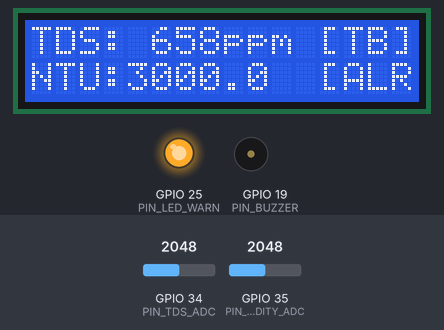
Recording of a sketch running on a simulated ESP32. Shown: 16×2 character LCD, output pins drawn as LEDs (lit = HIGH), buzzer (waves = sounding, pin HIGH). The inputs (shaded band) are chosen by the test bench; at power-on: GPIO 35 (PIN_TURBIDITY_ADC) = 2048, GPIO 34 (PIN_TDS_ADC) = 2048 (analog values on the 0–4095 scale). WiFi joins after 1.5 s; servers stay silent unless stated; uploads are accepted with an empty reply; what the sketch prints to the serial monitor is not drawn.

Above: at 6.8 s.
6.9 s: GPIO 35 (PIN_TURBIDITY_ADC) set to 3287
At 9.8 s:
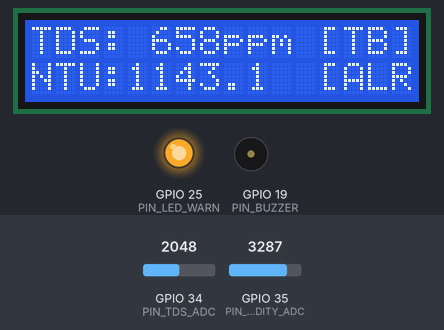
9.9 s: GPIO 35 (PIN_TURBIDITY_ADC) set to 3358
At 12.3 s:
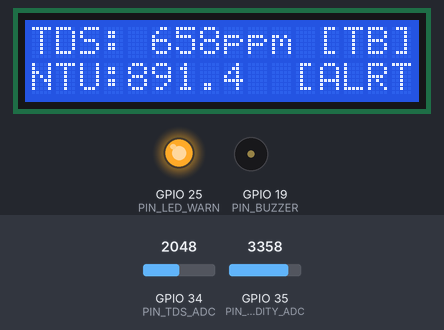
12.9 s: GPIO 35 (PIN_TURBIDITY_ADC) set to 3433
At 15.7 s:
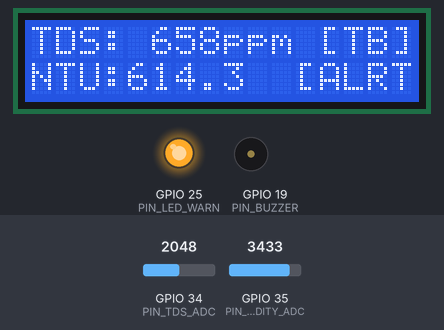
15.9 s: GPIO 35 (PIN_TURBIDITY_ADC) set to 3537
At 17.2 s:
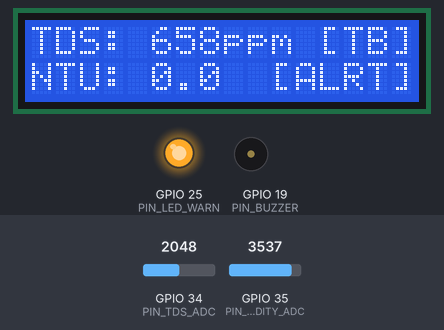
18.9 s: GPIO 34 (PIN_TDS_ADC) set to 1720
At 20.7 s:
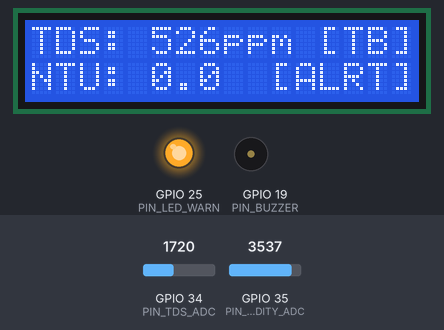
21.9 s: GPIO 34 (PIN_TDS_ADC) set to 1597
At 23.5 s:
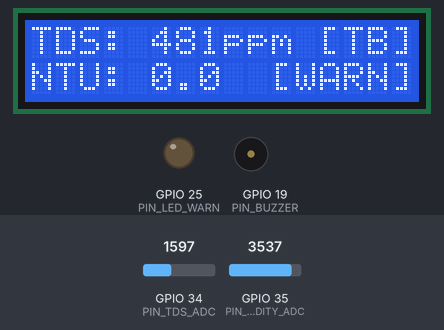
Timing chart, 0 to 25.9 s (numbered marks = the images above; inputs shaded):
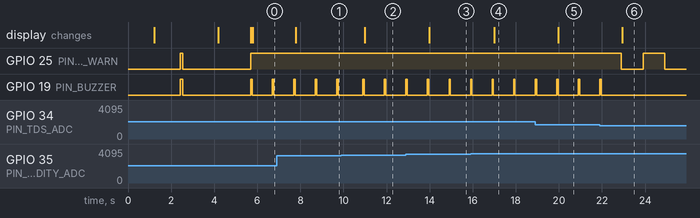

Measured:
- the behaviour switches between 3328 and 3329 on GPIO 35 (PIN_TURBIDITY_ADC) (found by bisection; images 1 and 2)
- the behaviour switches between 3498 and 3499 on GPIO 35 (PIN_TURBIDITY_ADC) (found by bisection; images 3 and 4)
- the behaviour switches between 1650 and 1649 on GPIO 34 (PIN_TDS_ADC) (found by bisection; images 5 and 6)
- after the input at 6.9 s, the display: changes after 0.88 s (image 1)
- after the input at 9.9 s, the display: changes after 1.1 s (image 2)
- after the input at 12.9 s, the display: changes after 1.1 s (image 3)
- after the input at 15.9 s, the display: changes after 1.1 s (image 4)
- after the input at 18.9 s, the display: changes after 1.1 s (image 5)
- after the input at 21.9 s, GPIO 25 (PIN_LED_WARN): HIGH → LOW after 1.0 s, → HIGH 1.0 s later, → LOW 1.0 s later; GPIO 19 (PIN_BUZZER): goes on until 22.0 s, then stays LOW; the display: changes after 1.0 s (image 6)

The sketch:

WaterQualityNode.ino
```cpp
/**
 * =========================================================================================
 * Project: IoT-Based Water Quality Monitoring & Early-Warning System (Refined & Bulletproof)
 * Target MCU: ESP32 (NodeMCU-32S / ESP32-WROOM-32)
 * Core Sensors: Analog TDS (GPIO 34), Analog Turbidity (GPIO 35 via 10k/22k divider)
 * Local Output: 16x2 I2C LCD (Auto-detects 0x27/0x3F), Red Alert LED (GPIO 25), Buzzer (GPIO 19 via 2N2222)
 * Cloud: ThingsBoard Community (demo.thingsboard.io)
 * Device ID: 81383a60-bb11-11f1-9681-6110e8f55c0f
 * Access Token: srod8p832i6y1eh2cgn2
 * =========================================================================================
 */

#include <Wire.h>
#include <LiquidCrystal_I2C.h>
#include <WiFi.h>
#include <HTTPClient.h>

// =========================================================================================
// 1. HARDWARE PIN DEFINITIONS
// =========================================================================================
#define PIN_TDS_ADC        34      // ADC1_CH6 (TDS sensor analog output)
#define PIN_TURBIDITY_ADC  35      // ADC1_CH7 (Turbidity analog output via 10k/22k divider)
#define PIN_LED_WARN       25      // Red Warning LED (via 220R)
#define PIN_BUZZER         19      // Buzzer Driver (via 1k to 2N2222 base)

#define I2C_SDA_PIN        21      // Hardware I2C SDA
#define I2C_SCL_PIN        22      // Hardware I2C SCL

// Dynamic LCD pointer (allows auto-detection of 0x27 or 0x3F)
LiquidCrystal_I2C* lcd = nullptr;
uint8_t lcdI2CAddress = 0x27;       // Default, will be auto-scanned in setup

// =========================================================================================
// 2. WI-FI & THINGSBOARD CLOUD CONFIGURATION
// =========================================================================================
// IMPORTANT: ESP32 only connects to 2.4 GHz Wi-Fi (NOT 5 GHz).
// If using phone hotspot, ensure "Maximize Compatibility" (2.4 GHz) is turned ON.
const char* WIFI_SSID           = "YOUR_WIFI_SSID";       // <-- REPLACE WITH YOUR WI-FI / HOTSPOT NAME
const char* WIFI_PASSWORD       = "YOUR_WIFI_PASSWORD";   // <-- REPLACE WITH YOUR WI-FI PASSWORD

// Pre-configured with your exact ThingsBoard details:
const char* TB_SERVER           = "http://demo.thingsboard.io";
const char* TB_ACCESS_TOKEN     = "srod8p832i6y1eh2cgn2";

// =========================================================================================
// 3. OPERATIONAL & CALIBRATION CONSTANTS
// =========================================================================================
const int   SAMPLE_COUNT            = 30;     // Multisampling noise filter
const float TURBIDITY_DIVIDER_RATIO = (22.0f + 10.0f) / 22.0f; // 10k/22k divider reconstruction ~1.4545
const float DEFAULT_TEMPERATURE     = 25.0f;  // Standard reference baseline
const float TDS_CALIBRATION_FACTOR  = 0.5f;   // Standard EC to TDS conversion

// Screening Thresholds (IS 10500:2012 / WHO)
const float TDS_ACCEPTABLE_MAX      = 300.0f; // ppm
const float TDS_PERMISSIBLE_MAX     = 500.0f; // ppm
const float TURB_ACCEPTABLE_MAX     = 1.0f;   // NTU
const float TURB_PERMISSIBLE_MAX    = 5.0f;   // NTU

// Non-blocking Timing Loops
const unsigned long SENSOR_INTERVAL_MS = 1000; // Refresh LCD & sensors every 1 second
const unsigned long CLOUD_INTERVAL_MS  = 5000; // Upload to ThingsBoard every 5 seconds
const unsigned long WIFI_RETRY_MS      = 10000;// Retry Wi-Fi reconnect every 10 seconds

unsigned long lastSensorTime = 0;
unsigned long lastCloudTime  = 0;
unsigned long lastWifiRetry  = 0;

// =========================================================================================
// 4. DATA STRUCTURES & SYSTEM STATE
// =========================================================================================
enum WaterQualityStatus {
  STATUS_SAFE,
  STATUS_CAUTION,
  STATUS_ALERT
};

struct WaterMetrics {
  float tdsVoltage;
  float tdsPpm;
  float turbVoltage;
  float turbNtu;
  WaterQualityStatus status;
} metrics;

// =========================================================================================
// 5. FUNCTION DECLARATIONS
// =========================================================================================
void initHardware();
uint8_t scanI2CAddress();
void initLCDAuto();
void maintainWiFiConnection();
void readTDS();
void readTurbidity();
void evaluateThresholds();
void handleAlertOutputs();
void updateLCDDisplay();
void printDiagnostics();
void uploadToThingsBoard();
float sampleADCmilliVolts(uint8_t pin, int samples);

// =========================================================================================
// 6. SETUP
// =========================================================================================
void setup() {
  Serial.begin(115200);
  delay(1000);

  Serial.println(F("\n======================================================="));
  Serial.println(F(" SMART WATER QUALITY MONITORING NODE (ESP32)           "));
  Serial.println(F(" Cloud: demo.thingsboard.io                            "));
  Serial.println(F(" Token: srod8p832i6y1eh2cgn2                           "));
  Serial.println(F("======================================================="));

  initHardware();

  // Non-blocking Wi-Fi connect attempt (max 5s in setup, won't freeze system if no Wi-Fi)
  Serial.print(F("[WIFI] Connecting to: "));
  Serial.println(WIFI_SSID);

  WiFi.mode(WIFI_STA);
  WiFi.begin(WIFI_SSID, WIFI_PASSWORD);

  unsigned long startWifi = millis();
  while (WiFi.status() != WL_CONNECTED && millis() - startWifi < 6000) {
    delay(400);
    Serial.print(".");
  }

  if (WiFi.status() == WL_CONNECTED) {
    Serial.println(F("\n[WIFI] Connected! Local IP: "));
    Serial.println(WiFi.localIP());
    if (lcd) {
      lcd->clear();
      lcd->setCursor(0, 0);
      lcd->print("WiFi Connected!");
      lcd->setCursor(0, 1);
      lcd->print(WiFi.localIP());
      delay(1500);
    }
  } else {
    Serial.println(F("\n[WIFI] Not connected. Running in LOCAL SENSOR MODE."));
    if (lcd) {
      lcd->clear();
      lcd->setCursor(0, 0);
      lcd->print("No WiFi Found");
      lcd->setCursor(0, 1);
      lcd->print("Running Local...");
      delay(1500);
    }
  }

  if (lcd) lcd->clear();
}

// =========================================================================================
// 7. MAIN LOOP (Completely Non-Blocking)
// =========================================================================================
void loop() {
  unsigned long now = millis();

  // 1. Maintain Wi-Fi in background without blocking sensors
  maintainWiFiConnection();

  // 2. Read Sensors, Refresh LCD, and Trigger Local Alerts (Every 1 Second)
  if (now - lastSensorTime >= SENSOR_INTERVAL_MS) {
    lastSensorTime = now;

    readTDS();
    readTurbidity();
    evaluateThresholds();
    handleAlertOutputs();
    updateLCDDisplay();
    printDiagnostics();
  }

  // 3. Upload Telemetry to ThingsBoard (Every 5 Seconds)
  if (now - lastCloudTime >= CLOUD_INTERVAL_MS) {
    lastCloudTime = now;
    uploadToThingsBoard();
  }
}

// =========================================================================================
// 8. I2C AUTO-SCAN & LCD INITIALIZATION
// =========================================================================================

/**
 * @brief Scans I2C bus to find whether the LCD is at 0x27, 0x3F, or another address.
 */
uint8_t scanI2CAddress() {
  Serial.println(F("[I2C] Scanning bus on SDA=21, SCL=22..."));
  uint8_t detectedAddr = 0;

  for (uint8_t addr = 1; addr < 127; addr++) {
    Wire.beginTransmission(addr);
    uint8_t error = Wire.endTransmission();

    if (error == 0) {
      Serial.printf("[I2C] Device found at address 0x%02X\n", addr);
      if (addr == 0x27 || addr == 0x3F) {
        detectedAddr = addr;
      }
    }
  }

  if (detectedAddr == 0) {
    Serial.println(F("[I2C] WARNING: No standard LCD address (0x27 or 0x3F) found. Defaulting to 0x27."));
    detectedAddr = 0x27;
  }
  return detectedAddr;
}

void initLCDAuto() {
  Wire.begin(I2C_SDA_PIN, I2C_SCL_PIN);
  delay(100);

  lcdI2CAddress = scanI2CAddress();
  Serial.printf("[LCD] Initializing LiquidCrystal_I2C at 0x%02X...\n", lcdI2CAddress);

  lcd = new LiquidCrystal_I2C(lcdI2CAddress, 16, 2);
  lcd->init();
  lcd->backlight();
  lcd->clear();

  lcd->setCursor(0, 0);
  lcd->print("Water Monitor");
  lcd->setCursor(0, 1);
  lcd->print("System Boot OK");
  delay(1200);
}

void initHardware() {
  pinMode(PIN_LED_WARN, OUTPUT);
  pinMode(PIN_BUZZER, OUTPUT);
  digitalWrite(PIN_LED_WARN, LOW);
  digitalWrite(PIN_BUZZER, LOW);

  pinMode(PIN_TDS_ADC, INPUT);
  pinMode(PIN_TURBIDITY_ADC, INPUT);

  analogSetAttenuation(ADC_11db);
  analogReadResolution(12);

  // Initialize LCD with auto-detection
  initLCDAuto();

  // Self-test chirp
  digitalWrite(PIN_LED_WARN, HIGH);
  digitalWrite(PIN_BUZZER, HIGH);
  delay(120);
  digitalWrite(PIN_LED_WARN, LOW);
  digitalWrite(PIN_BUZZER, LOW);

  Serial.println(F("[SYS_INIT] Hardware initialization complete."));
}

// =========================================================================================
// 9. WI-FI BACKGROUND MAINTENANCE
// =========================================================================================
void maintainWiFiConnection() {
  if (WiFi.status() != WL_CONNECTED) {
    unsigned long now = millis();
    if (now - lastWifiRetry >= WIFI_RETRY_MS) {
      lastWifiRetry = now;
      Serial.println(F("[WIFI] Attempting background reconnect..."));
      WiFi.reconnect();
    }
  }
}

// =========================================================================================
// 10. SENSOR ACQUISITION & CALCULATIONS
// =========================================================================================

float sampleADCmilliVolts(uint8_t pin, int samples) {
  uint32_t totalMv = 0;
  for (int i = 0; i < samples; i++) {
    totalMv += analogReadMilliVolts(pin);
    delayMicroseconds(150);
  }
  return (float)totalMv / (float)samples;
}

void readTDS() {
  float mv = sampleADCmilliVolts(PIN_TDS_ADC, SAMPLE_COUNT);
  float voltage = mv / 1000.0f;
  metrics.tdsVoltage = voltage;

  // Temperature compensation to 25 C
  float compCoeff = 1.0f + 0.02f * (DEFAULT_TEMPERATURE - 25.0f);
  float compVolt = voltage / compCoeff;

  // Gravity standard conversion curve
  float calculated = (133.42f * pow(compVolt, 3)
                    - 255.86f * pow(compVolt, 2)
                    + 857.39f * compVolt) * TDS_CALIBRATION_FACTOR;

  if (calculated < 0.0f) calculated = 0.0f;
  metrics.tdsPpm = calculated;
}

void readTurbidity() {
  float mv = sampleADCmilliVolts(PIN_TURBIDITY_ADC, SAMPLE_COUNT);
  float adcV = mv / 1000.0f;

  // Reconstruct true voltage across 10k/22k divider:
  float sensorV = adcV * TURBIDITY_DIVIDER_RATIO;
  metrics.turbVoltage = sensorV;

  float ntu = 0.0f;
  if (sensorV >= 4.10f) {
    ntu = 0.0f;
  } else if (sensorV <= 2.50f) {
    ntu = 3000.0f;
  } else {
    ntu = -1120.4f * pow(sensorV, 2) + 5742.3f * sensorV - 4352.9f;
  }

  if (ntu < 0.0f) ntu = 0.0f;
  metrics.turbNtu = ntu;
}

void evaluateThresholds() {
  if (metrics.tdsPpm > TDS_PERMISSIBLE_MAX || metrics.turbNtu > TURB_PERMISSIBLE_MAX) {
    metrics.status = STATUS_ALERT;
  } else if (metrics.tdsPpm > TDS_ACCEPTABLE_MAX || metrics.turbNtu > TURB_ACCEPTABLE_MAX) {
    metrics.status = STATUS_CAUTION;
  } else {
    metrics.status = STATUS_SAFE;
  }
}

void handleAlertOutputs() {
  switch (metrics.status) {
    case STATUS_ALERT:
      digitalWrite(PIN_LED_WARN, HIGH);
      digitalWrite(PIN_BUZZER, HIGH);
      delay(60);
      digitalWrite(PIN_BUZZER, LOW);
      break;

    case STATUS_CAUTION:
      digitalWrite(PIN_LED_WARN, !digitalRead(PIN_LED_WARN)); // Slow blink
      digitalWrite(PIN_BUZZER, LOW);
      break;

    case STATUS_SAFE:
    default:
      digitalWrite(PIN_LED_WARN, LOW);
      digitalWrite(PIN_BUZZER, LOW);
      break;
  }
}

// =========================================================================================
// 11. 16x2 I2C LCD DISPLAY LOGIC
// =========================================================================================
void updateLCDDisplay() {
  if (!lcd) return;

  char row0[17];
  char row1[17];

  const char* cloudTag = (WiFi.status() == WL_CONNECTED) ? "TB" : "NC";
  const char* statTag  = "SAFE";
  if (metrics.status == STATUS_ALERT)   statTag = "ALRT";
  if (metrics.status == STATUS_CAUTION) statTag = "WARN";

  // Row 0: "TDS: 285ppm  [TB]" (Exactly 16 characters)
  snprintf(row0, sizeof(row0), "TDS:%4dppm [%2s]", (int)metrics.tdsPpm, cloudTag);

  // Row 1: "NTU: 1.4  [SAFE]" (Exactly 16 characters)
  snprintf(row1, sizeof(row1), "NTU:%4.1f  [%4s]", metrics.turbNtu, statTag);

  lcd->setCursor(0, 0);
  lcd->print(row0);

  lcd->setCursor(0, 1);
  lcd->print(row1);
}

// =========================================================================================
// 12. SERIAL MONITOR TELEMETRY
// =========================================================================================
void printDiagnostics() {
  Serial.printf("[SEC: %4lu] | TDS: %4.1f ppm (V=%1.2f) | Turb: %3.1f NTU (V=%1.2f) | WiFi: %s | Status: ",
                millis() / 1000,
                metrics.tdsPpm, metrics.tdsVoltage,
                metrics.turbNtu, metrics.turbVoltage,
                (WiFi.status() == WL_CONNECTED) ? "CONNECTED" : "OFFLINE");

  switch (metrics.status) {
    case STATUS_SAFE:    Serial.println(F("SAFE")); break;
    case STATUS_CAUTION: Serial.println(F("CAUTION")); break;
    case STATUS_ALERT:   Serial.println(F("CRITICAL ALERT")); break;
  }
}

// =========================================================================================
// 13. CLOUD TELEMETRY UPLOAD TO THINGSBOARD
// =========================================================================================
void uploadToThingsBoard() {
  if (WiFi.status() != WL_CONNECTED) {
    Serial.println(F("[TB_UPLOAD] Wi-Fi not connected. Skipping cloud upload."));
    return;
  }

  HTTPClient http;
  String url = String(TB_SERVER) + "/api/v1/" + String(TB_ACCESS_TOKEN) + "/telemetry";

  http.begin(url);
  http.setTimeout(3500); // 3.5s timeout prevents hanging the system
  http.addHeader("Content-Type", "application/json");

  String statusStr = "NORMAL";
  if (metrics.status == STATUS_ALERT)   statusStr = "ALERT";
  if (metrics.status == STATUS_CAUTION) statusStr = "WARNING";

  // Construct JSON payload
  String json = "{";
  json += "\"tds\":" + String(metrics.tdsPpm, 1) + ",";
  json += "\"turbidity\":" + String(metrics.turbNtu, 1) + ",";
  json += "\"status\":\"" + statusStr + "\"";
  json += "}";

  Serial.print(F("[TB_UPLOAD] Uploading: "));
  Serial.println(json);

  int httpCode = http.POST(json);

  if (httpCode == 200) {
    Serial.println(F("[TB_UPLOAD] SUCCESS! HTTP 200 OK received from ThingsBoard."));
  } else {
    Serial.printf("[TB_UPLOAD] FAILED! HTTP Error Code: %d\n", httpCode);
  }

  http.end();
}
```
